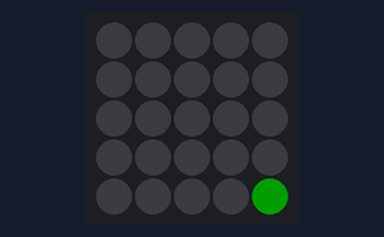
This program was run on a simulated Raspberry Pi Pico running MicroPython. Parts: 5×5 RGB LED matrix. Dim RGB values are drawn brighter than linear; the 25 LEDs are laid out as on the BitDogLab board (LED 0 bottom right, every second row reversed).

Above: at 0.06 s.
At 0.54 s:
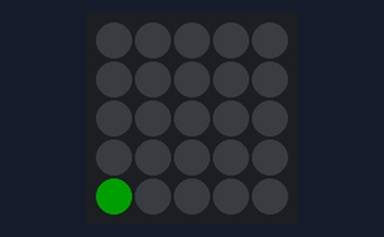
At 0.91 s:
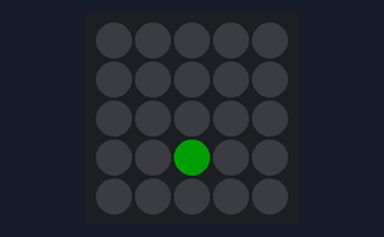
At 1.76 s:
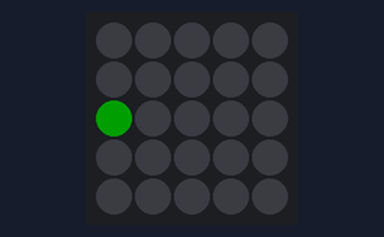
At 2.61 s:
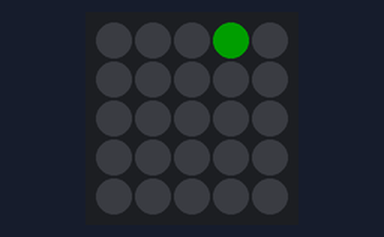
At 3.46 s:
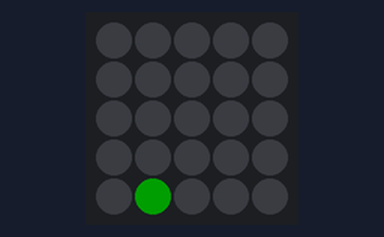

The program:

03_pixel_andando.py
```python
from machine import Pin
import neopixel
import time

np = neopixel.NeoPixel(Pin(7), 25)

while True:
    for pos in range(25):
        for i in range(25):
            np[i] = (0, 0, 0)
        np[pos] = (0, 30, 0)
        np.write()
        time.sleep_ms(120)
```

Measured:
- by itself, everything shown: repeats every 3.0 s, in 25 steps
